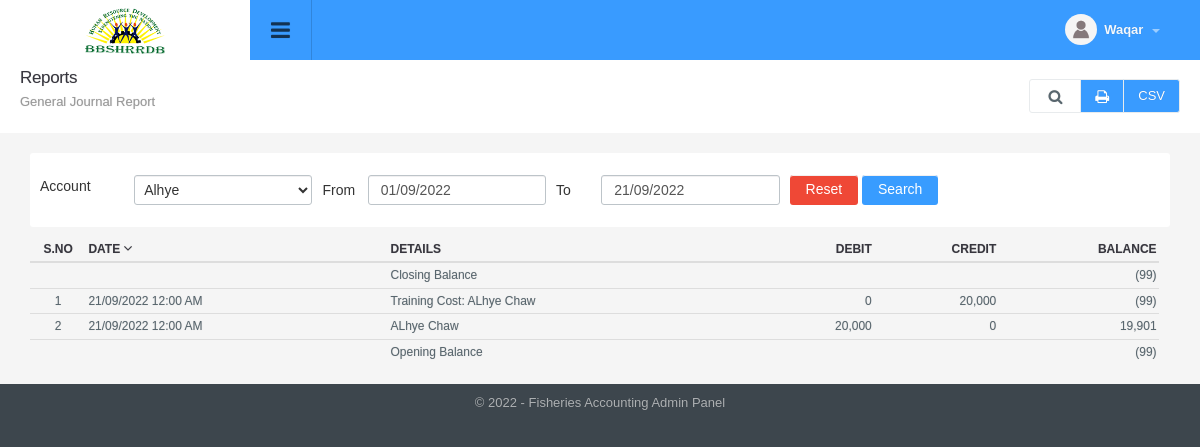
Page /report_manage.php?tab=general_journal (signed in) on the committed database.
### tables this page shows
CREATE TABLE `config_variable` (
  `id` int NOT NULL,
  `config_type_id` int NOT NULL,
  `title` varchar(512) NOT NULL,
  `notes` varchar(512) NOT NULL,
  `type` varchar(200) NOT NULL,
  `default_values` text NOT NULL,
  `key` varchar(200) NOT NULL,
  `value` text NOT NULL,
  `sortorder` int NOT NULL
);

### include/utility.php (called while the page is built, shortened)
<?php
function get_config($var){
	global $dblink;
	$sql="select value from config_variable where `key`='".slash($var)."'";
	$resConfig=doquery($sql,$dblink);
	if(numrows($resConfig)>0){
		while($rowConfig=dofetch($resConfig))
			return unslash($rowConfig["value"]);
	}
}
$site_title=get_config("site_title");
$file_upload_root="./uploads/";
function slash($str){
	if(!is_array($str))
		return utf8_encode(addslashes($str));
	else{
		for($i=0; $i<count($str); $i++)
			$str[$i]=slash($str[$i]);
		return $str;
	}
}
function unslash($str){
	return stripslashes(utf8_decode($str));
	}
function date_dbconvert($date){
	if( !empty( $date ) ) {
		$date = explode("/", $date);
		return date("Y-m-d", strtotime($date[2]."-".$date[1]."-".$date[0]));
	}
	else {
		return $date;
	}
}
function datetime_convert($date_added){
	return date("d/m/Y h:i A", strtotime($date_added));
}
function curr_format($amount){
	return ($amount<0?'(':'').number_format(abs($amount), 0, '.',',').($amount<0?')':'');
}
function get_account_balance( $account_id, $datetime = "", $project_id = "" ){
	global $dblink;
	$balance = 0;
	if( empty( $project_id ) ) {
		$account = doquery( "select is_petty_cash, balance from account where id='".$account_id."'", $dblink );
	}
	else {
		$balance = 0;
	}
	$expense = dofetch( doquery( "select sum(amount) as total from expense where status=1 and sub_head = '".$account_id."' and datetime_added<='".$datetime."'".($project_id != ''?" and project_id='".$project_id."'":""), $dblink ) );
	$balance -= $expense[ "total" ];
	return $balance;
}

### include/db.php (called while the page is built, shortened)
<?php
function doquery($qr,$lnk){
	@$res=mysqli_query($lnk,$qr) or die($qr." - ".mysqli_error($lnk));
	return $res;
}
function dofetch($rs){
	@$rec=mysqli_fetch_array($rs);
	return $rec;
}
function numrows($rs){
	return mysqli_num_rows($rs);
}

### modules/reports/general_journal_do.php (called while the page is built, shortened)
<?php
$is_search=true;
if(isset($_SESSION["reports"]["general_journal"]["date_from"]))
	$date_from=$_SESSION["reports"]["general_journal"]["date_from"];
else
	$date_from=date("01/m/Y");
if(isset($_SESSION["reports"]["general_journal"]["date_to"]))
	$date_to=$_SESSION["reports"]["general_journal"]["date_to"];
else
	$date_to=date("d/m/Y");
if(isset($_SESSION["reports"]["general_journal"]["account_id"]))
	$account_id=$_SESSION["reports"]["general_journal"]["account_id"];
else
	$account_id="";
if( !empty( $account_id ) ) {
	$account = dofetch( doquery( "select * from account where id='".$account_id."'", $dblink ) );
}
else {
	$account = dofetch( doquery( "select * from account where is_petty_cash='1'", $dblink ) );
	$account_id = $account[ "id" ];
}
$order_by = "date";
$order = "desc";
if( $order == 'desc' ) {
	$balance = get_account_balance( $account_id, date_dbconvert($date_to)." 23:59:59" );
}
else{
	$balance = get_account_balance( $account_id, date_dbconvert($date_from) );
}

### modules/reports/general_journal.php (the view, shortened to what this page needs)
<div class="page-header">
	<h1 class="title">Reports</h1>
  	<ol class="breadcrumb">
    	<li class="active">General Journal Report</li>
  	</ol>
  	<div class="right">
    	<div class="btn-group" role="group" aria-label="...">
        	<a id="topstats" class="btn btn-light" href="#"><i class="fa fa-search"></i></a>
            <a class="btn print-btn" href="report_manage.php?tab=general_journal_print"><i class="fa fa-print" aria-hidden="true"></i></a>
            <a class="btn print-btn" href="report_manage.php?tab=csv_general">CSV</a>
        </div>
  	</div>
</div>
<ul class="topstats clearfix search_filter"<?php if($is_search) echo ' style="display: block"';?>>
	<li class="col-xs-12 col-lg-12 col-sm-12">
        <div>
        	<form class="form-horizontal" action="" method="get">
                <span class="col-sm-1">Account</span>
                <div class="col-sm-2">
                    <select name="account_id">
                    	<?php
                        $rs=doquery( "select * from account where status=1 order by is_petty_cash desc, title", $dblink );
						if( numrows( $rs ) > 0 ) {
							while( $r = dofetch( $rs ) ) {
								?>
								<option value="<?php echo $r[ "id" ]?>"<?php echo $r[ "id" ]==$account_id?' selected':''?>><?php echo unslash( $r[ "title" ] )?></option>
								<?php
							}
						}
						?>
                    </select>
                </div>
                <span class="col-sm-1 text-to">From</span>
                <div class="col-sm-2">
                    <input type="text" title="Enter Date From" name="date_from" id="date_from" placeholder="" class="form-control date-picker"  value="<?php echo $date_from?>" >
                </div>
                <span class="col-sm-1 text-to">To</span>
                <div class="col-sm-2">
                    <input type="text" title="Enter Date To" name="date_to" id="date_to" placeholder="" class="form-control date-picker"  value="<?php echo $date_to?>" >
                </div>
                <div class="col-sm-3 text-left">
                    <input type="button" class="btn btn-danger btn-l reset_search" value="Reset" alt="Reset Record" title="Reset Record" />
                    <input type="submit" class="btn btn-default btn-l" value="Search" alt="Search Record" title="Search Record" />
                </div>
          	</form>
        </div>
  	</li>
</ul>
<div class="panel-body table-responsive">
	<table class="table table-hover list">
    	<thead>
            <tr>
                <th width="5%" class="text-center">S.no</th>
                <th>
                	<a href="report_manage.php?tab=general_journal&order_by=date&order=<?php echo $order=="asc"?"desc":"asc"?>" class="sorting">
                    	Date
                        <?php
						if( $order_by == "date" ) {
							?>
							<span class="sort-icon">
								<i class="fa fa-angle-<?php echo $order=="asc"?"up":"down"?>" data-hover_in="<?php echo $order=="asc"?"down":"up"?>" data-hover_out="<?php echo $order=="desc"?"down":"up"?>" aria-hidden="true"></i>
							</span>
							<?php
						}
						?>
                  	</a>
                </th>
                <th>Details</th>
                <th class="text-right">Debit</th>
                <th class="text-right" >Credit</th>
                <th class="text-right" >Balance</th>
            </tr>
    	</thead>
    	<tbody>
			<?php
            $rs=doquery( $sql, $dblink );
            if(numrows($rs)>0){
                $sn=1;
				?>
				<tr>
                	<td colspan="2"></td>
                    <td><?php echo $order == 'desc'?'Closing':'Opening'?> Balance</td>
                    <td></td>
                    <td></td>
                    <td class="text-right"><?php echo curr_format( $balance )?></td>
                </tr>
				<?php
				while($r=dofetch($rs)){
                    ?>
                    <tr>
                        <td class="text-center"><?php echo $sn;?></td>
                        <td><?php echo datetime_convert($r["date"]); ?></td>
                        <td><?php echo unslash($r["details"]); ?></td>
                        <td class="text-right"><?php echo curr_format($r["debit"]); ?></td>
                        <td class="text-right"><?php echo curr_format($r["credit"]); ?></td>
                        <td class="text-right"><?php  echo curr_format( $balance ); if($order == 'desc'){$balance += ($r["debit"]-$r["credit"])*($order == 'desc'?'-1':1);} ?></td>
                    </tr>
                    <?php
                    $sn++;
                }
                ?>
                <tr>
                	<td colspan="2"></td>
                    <td><?php echo $order != 'desc'?'Closing':'Opening'?> Balance</td>
                    <td></td>
                    <td></td>
                    <td class="text-right"><?php echo curr_format( $balance )?></td>
                </tr>
                <?php
            }
            else{
                ?>
                <tr>
                    <td colspan="6"  class="no-record">No Result Found</td>
                </tr>
                <?php
            }
            ?>
    	</tbody>
  	</table>
</div>

### include/header.php (shortened to what this page needs)
<!DOCTYPE html PUBLIC "-//W3C//DTD XHTML 1.0 Transitional//EN" "http://www.w3.org/TR/xhtml1/DTD/xhtml1-transitional.dtd">
<html xmlns="http://www.w3.org/1999/xhtml">
<head>
<link type="text/css" rel="stylesheet" href="css/font-awesome.min.css" />
<link type="text/css" rel="stylesheet" href="css/font-awesome.css" />
<link type="text/css" rel="stylesheet"  href="css/bootstrap.css" />
<link rel="stylesheet" href="css/bootstrap-datetimepicker.min.css" />
<link type="text/css" rel="stylesheet"  href="css/awesome-bootstrap-checkbox.css" />
<link href="css/general.css" type="text/css" rel="stylesheet" />
<link type="text/css" rel="stylesheet"  href="css/style.css" />
<link rel="stylesheet" href="//code.jquery.com/ui/1.12.1/themes/base/jquery-ui.css">
</head>
<body>
	<div id="wrapper" class="round_corners">
    	<div id="top" class="clearfix">
            <div class="applogo">
                <a href="index.php" class="logo"><?php $admin_logo=get_config("admin_logo"); ?><img src="<?php echo $file_upload_root;?>config/<?php echo $admin_logo?>" /></a>
            </div>
            <a class="sidebar-open-button" href="#"><i class="fa fa-bars"></i></a>
            <ul class="top-right">
            	<li class="dropdown link">
                	<a class="dropdown-toggle profilebox" data-toggle="dropdown" href="#">
                    	<img alt="img" src="images/profileimg-default.png">
                        <b><?php echo ucfirst((isset($_SESSION["logged_in_admin"]) && $_SESSION["logged_in_admin"]!="")?$_SESSION["logged_in_admin"]["name"]:"Guest");?></b>
                        <span class="caret"></span>
                    </a>
                </li>
           </ul>
        </div>
		<div class="content" style="margin-left:0">

### include/footer.php (shortened to what this page needs)
<div id="footer" class="bottom_round_corners">
	<div id="footer_content">
    	<address>&copy; <?php echo date("Y");?> - <?php echo $site_title; ?> Admin Panel</address>
    </div>
</div>
<link href="js/fancybox/jquery.fancybox.min.css" rel="stylesheet" type="text/css" />
<link href="js/chosen/chosen.css" rel="stylesheet" type="text/css" />
<link rel="stylesheet" type="text/css" href="css/angularjs-datetime-picker.css" />
</body>
</html>

### rows in the picture
config_variable: value (picture)
config_variable: value "Fisheries Accounting"

### other values in the picture
curr_format( $balance ) "(99)"
datetime_convert($r["date"]) "21/09/2022 12:00 AM"
unslash($r["details"]) "Training Cost: ALhye Chaw"
curr_format($r["debit"]) "0"
curr_format($r["credit"]) "20,000"
unslash($r["details"]) "ALhye Chaw"
curr_format($r["debit"]) "20,000"
curr_format($r["credit"]) "0"
curr_format( $balance ) "19,901"
form field account_id "Alhye"
